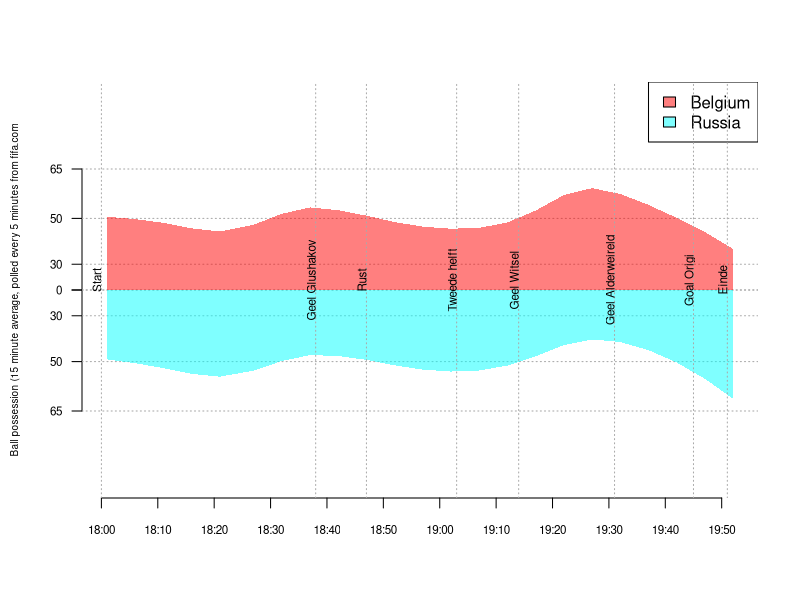

Recreate this plot in R.
library(xtable)

# annotations
annos = read.delim('annos_belrus.tab', sep=';', header=F)

ds = read.delim('possession.tab', header=T, sep='\t')
ds$ts = strptime(ds$ts, format='%H:%M')

starttime = strptime('18:00', format='%H:%M')
stoptime = strptime('19:55', format='%H:%M')

ds = subset(ds, ts > starttime & 
                ts < stoptime)
                
ds = ds[order(ds$ts), ]

pwr = 2

png('ballpossession.png', width=3000, height=1000, res=200)
plot(ds$ts, ds$bel, type='n', ylim=c(-max(ds$bel*ds$bel, ds$rs*ds$res)-50^pwr, max(ds$bel*ds$bel, ds$rs*ds$res)+50^pwr), xlab='', 
  ylab='Ball possession (15 minute average, polled every 5 minutes from fifa.com',
  cex.axis=0.7, cex.lab=0.6, axes=F)
axis.POSIXct(1, x=ds$ts, 
             at=seq(from=starttime,to=stoptime,by=600), 
             cex.axis=0.7)
hlines = c(0,30,50,65)
pwr = 2
axis(2, at=c( -rev(hlines^pwr), hlines^pwr), labels=c(rev(hlines), hlines), las=1, cex.axis=0.7)

abline(h=c(-(hlines^pwr), hlines^pwr), lty=3, col='darkgrey')
polygon( x=c(ds$ts, rev(ds$ts)),
         y=c(smooth.spline(ds$bel*ds$bel)$y, rep(0, length(ds$bel))),
         col=rgb(1,0,0, 0.5), border=NA
       )
polygon( x=c(ds$ts, rev(ds$ts)),
         y=c(0-smooth.spline(ds$res*ds$res)$y, rep(0, length(ds$res))),
         col=rgb(0,1,1, 0.5), border=NA
       )
legend('topright', y=95, fill=c(rgb(1,0,0,0.5), rgb(0,1,1,0.5)), 
  legend=c('Belgium', 'Russia'), bg='white') 

# create annotations
for (i in 1:nrow(annos)){
  t = starttime + (annos[i,1] * 60) + (annos[i,2] * 60)
  abline(v=t, lty=3, col='darkgrey')
  text(t, 0, annos[i,3], srt=90, pos=3, cex=0.7)
}

dev.off()

